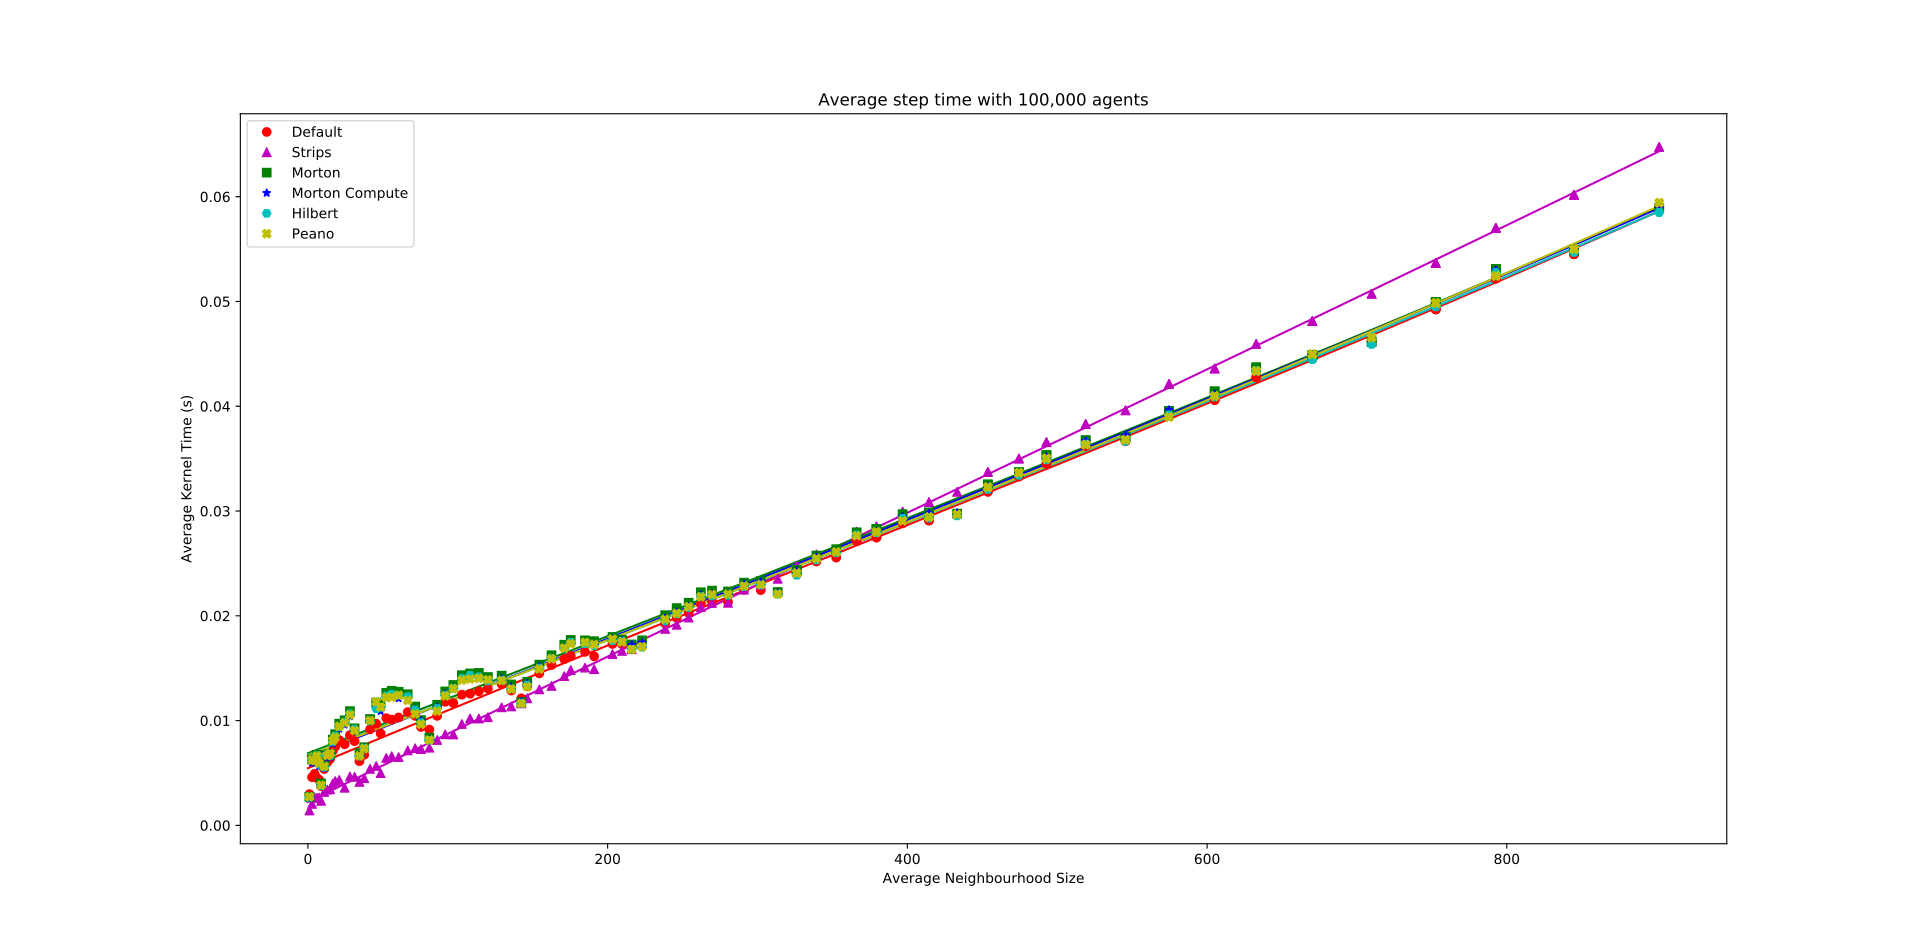

Here is the Python script that generated this plot:
import numpy as np
import matplotlib.pyplot as plt
plt.title('Average step time with 100,000 agents')
plt.ylabel('Average Kernel Time (s)')
plt.xlabel('Average Neighbourhood Size')
neighbourhoodSize, default, strips, morton, mortonCompute, hilbert, peano = np.loadtxt(
    'NullNeighbourhoodScale100k.csv',
     dtype=[('neighbourhoodSize','float'), ('default','float'),('strips','float'), ('morton','float'), ('mortonCompute','float'), ('hilbert','float'), ('peano','float')],
     skiprows=3,
     delimiter=',',
     usecols=(8,15,16,17,18,19,20),
     unpack=True
 );
print(strips[-1]);
#Array of sampling vals for polyfit line
xp = np.linspace(0, neighbourhoodSize[-1], 50)
#polyfit
default_z = np.polyfit(neighbourhoodSize, default, 3)
default_fit = np.poly1d(default_z)
plt.plot(xp, default_fit(xp), 'r-')
strips_z = np.polyfit(neighbourhoodSize, strips, 3)
strips_fit = np.poly1d(strips_z)
plt.plot(xp, strips_fit(xp), 'm-')
morton_z = np.polyfit(neighbourhoodSize, morton, 3)
morton_fit = np.poly1d(morton_z)
plt.plot(xp, morton_fit(xp), 'g-')
mortonCompute_z = np.polyfit(neighbourhoodSize, mortonCompute, 3)
mortonCompute_fit = np.poly1d(mortonCompute_z)
plt.plot(xp, mortonCompute_fit(xp), 'b-')
hilbert_z = np.polyfit(neighbourhoodSize, hilbert, 3)
hilbert_fit = np.poly1d(hilbert_z)
plt.plot(xp, hilbert_fit(xp), 'c-')
peano_z = np.polyfit(neighbourhoodSize, peano, 3)
peano_fit = np.poly1d(peano_z)
plt.plot(xp, peano_fit(xp), 'y-')
#Points
default_h = plt.plot(
    neighbourhoodSize,default, 
    'ro',
    label='Default'
);
strips_h = plt.plot(
    neighbourhoodSize,strips, 
    'm^',
    label='Strips'
);
morton_h = plt.plot(
    neighbourhoodSize,morton, 
    'gs',
    label='Morton'
);
mortonCompute_h = plt.plot(
    neighbourhoodSize,mortonCompute, 
    'b*',
    label='Morton Compute'
);
hilbert_h = plt.plot(
    neighbourhoodSize,hilbert, 
    'cH',
    label='Hilbert'
);
peano_h = plt.plot(
    neighbourhoodSize,peano, 
    'yX',
    label='Peano'
);
plt.legend(loc=2,numpoints=1);
plt.show();
